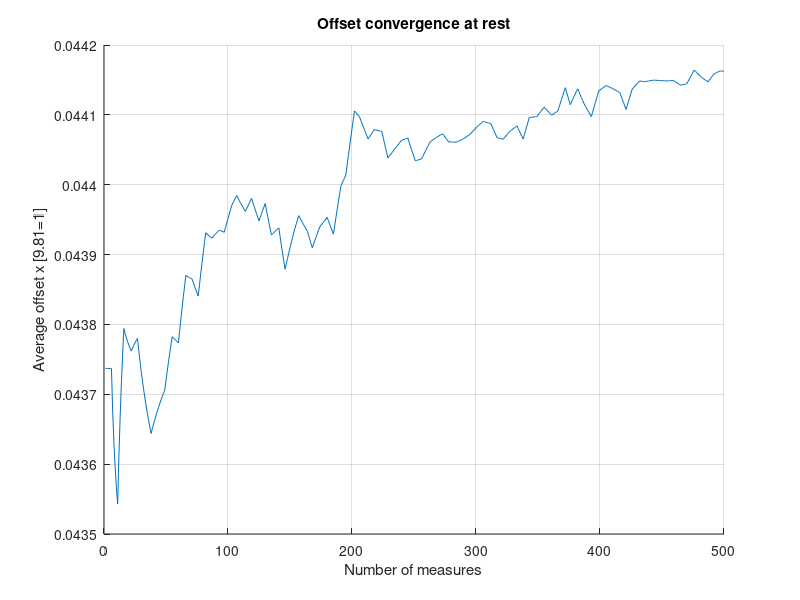

This chart was generated by the following MATLAB code:
clear all;
close all;
clc;

nav = csvread("converge_nav.csv");
n = size(nav)(1);
avg = zeros(n, 1);

for i=1:n
    avg(i,1) = mean(nav(1:i, 1));
end

figure();
hold on;
grid on;
title("Offset convergence at rest")
xlabel("Number of measures")
ylabel("Average offset x [9.81=1]")
plot([1:n], avg(:, 1))
